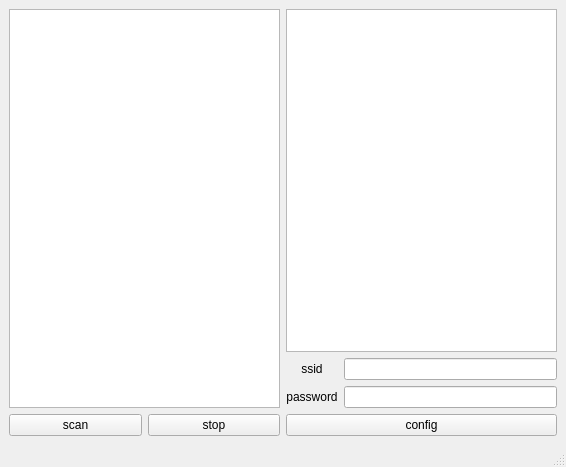
<?xml version="1.0" encoding="UTF-8"?>
<ui version="4.0">
 <class>MainWindow</class>
 <widget class="QMainWindow" name="MainWindow">
  <property name="geometry">
   <rect>
    <x>0</x>
    <y>0</y>
    <width>566</width>
    <height>467</height>
   </rect>
  </property>
  <property name="windowTitle">
   <string>Bluetooth</string>
  </property>
  <property name="layoutDirection">
   <enum>Qt::LeftToRight</enum>
  </property>
  <widget class="QWidget" name="centralwidget">
   <property name="layoutDirection">
    <enum>Qt::LeftToRight</enum>
   </property>
   <property name="autoFillBackground">
    <bool>false</bool>
   </property>
   <layout class="QHBoxLayout" name="horizontalLayout_2">
    <item>
     <layout class="QVBoxLayout" name="verticalLayout">
      <item>
       <widget class="QListWidget" name="list"/>
      </item>
      <item>
       <layout class="QHBoxLayout" name="horizontalLayout">
        <item>
         <widget class="QPushButton" name="scan">
          <property name="text">
           <string>scan</string>
          </property>
         </widget>
        </item>
        <item>
         <widget class="QPushButton" name="stop">
          <property name="text">
           <string>stop</string>
          </property>
         </widget>
        </item>
       </layout>
      </item>
     </layout>
    </item>
    <item>
     <layout class="QVBoxLayout" name="verticalLayout_2">
      <item>
       <widget class="QTextBrowser" name="logWindow">
        <property name="documentTitle">
         <string/>
        </property>
       </widget>
      </item>
      <item>
       <layout class="QGridLayout" name="gridLayout">
        <item row="0" column="2">
         <widget class="QLineEdit" name="ssid"/>
        </item>
        <item row="1" column="0" colspan="2">
         <widget class="QLabel" name="lbpasswd">
          <property name="text">
           <string>password</string>
          </property>
          <property name="alignment">
           <set>Qt::AlignCenter</set>
          </property>
         </widget>
        </item>
        <item row="1" column="2">
         <widget class="QLineEdit" name="lineEdit_2"/>
        </item>
        <item row="2" column="0" colspan="3">
         <widget class="QPushButton" name="config">
          <property name="text">
           <string>config</string>
          </property>
         </widget>
        </item>
        <item row="0" column="0" colspan="2">
         <widget class="QLabel" name="lbssid">
          <property name="text">
           <string>ssid</string>
          </property>
          <property name="alignment">
           <set>Qt::AlignCenter</set>
          </property>
         </widget>
        </item>
       </layout>
      </item>
     </layout>
    </item>
   </layout>
  </widget>
  <widget class="QMenuBar" name="menubar">
   <property name="geometry">
    <rect>
     <x>0</x>
     <y>0</y>
     <width>566</width>
     <height>26</height>
    </rect>
   </property>
  </widget>
  <widget class="QStatusBar" name="statusbar"/>
 </widget>
 <resources/>
 <connections/>
</ui>
